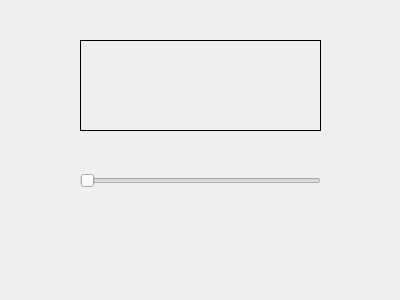
<?xml version="1.0" encoding="UTF-8"?>
<ui version="4.0">
 <class>MainWindow</class>
 <widget class="QMainWindow" name="MainWindow">
  <property name="geometry">
   <rect>
    <x>0</x>
    <y>0</y>
    <width>400</width>
    <height>300</height>
   </rect>
  </property>
  <property name="windowTitle">
   <string>MainWindow</string>
  </property>
  <widget class="QWidget" name="centralwidget">
   <widget class="QLabel" name="label">
    <property name="geometry">
     <rect>
      <x>80</x>
      <y>40</y>
      <width>241</width>
      <height>91</height>
     </rect>
    </property>
    <property name="font">
     <font>
      <pointsize>25</pointsize>
      <weight>75</weight>
      <bold>true</bold>
     </font>
    </property>
    <property name="frameShape">
     <enum>QFrame::Box</enum>
    </property>
    <property name="text">
     <string/>
    </property>
    <property name="textFormat">
     <enum>Qt::PlainText</enum>
    </property>
    <property name="alignment">
     <set>Qt::AlignCenter</set>
    </property>
   </widget>
   <widget class="QSlider" name="horizontalSlider">
    <property name="geometry">
     <rect>
      <x>80</x>
      <y>150</y>
      <width>241</width>
      <height>61</height>
     </rect>
    </property>
    <property name="orientation">
     <enum>Qt::Horizontal</enum>
    </property>
   </widget>
  </widget>
 </widget>
 <resources/>
 <connections>
  <connection>
   <sender>horizontalSlider</sender>
   <signal>valueChanged(int)</signal>
   <receiver>label</receiver>
   <slot>setNum(int)</slot>
   <hints>
    <hint type="sourcelabel">
     <x>202</x>
     <y>178</y>
    </hint>
    <hint type="destinationlabel">
     <x>198</x>
     <y>103</y>
    </hint>
   </hints>
  </connection>
 </connections>
</ui>
